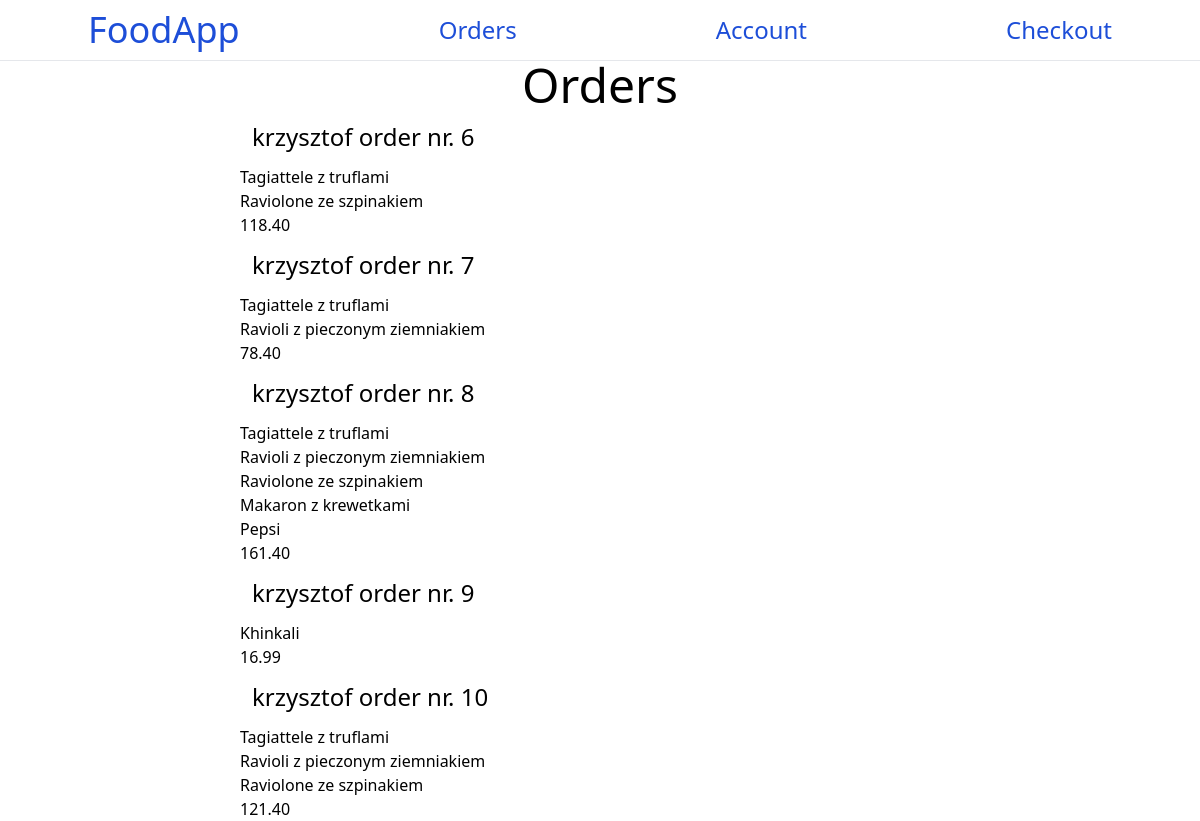
The app's page /orders/ (signed in), older data.
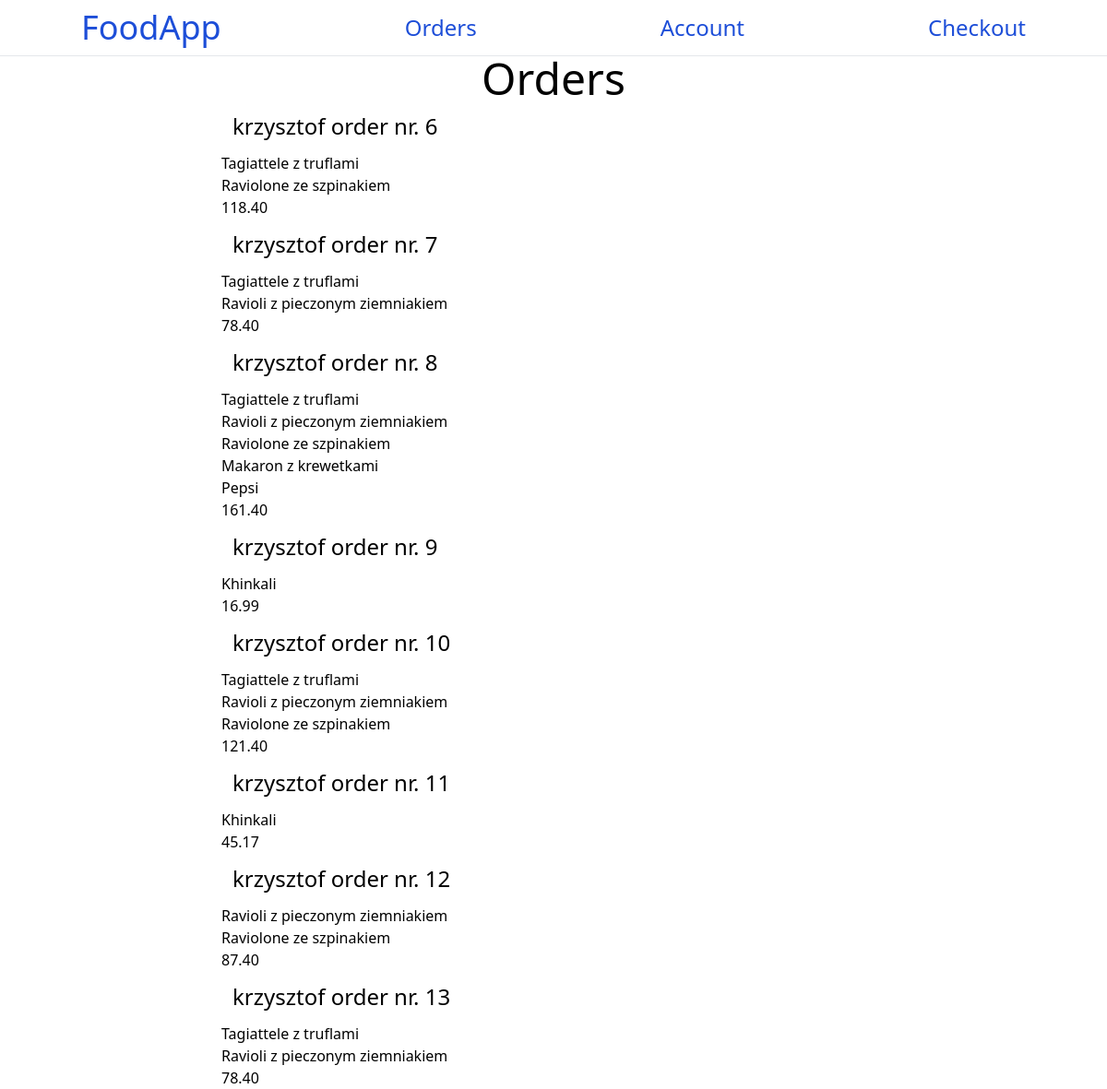
The same page, newer data.
### base/models.py (models this page shows, shortened)
class Order(models.Model):
    user = models.ForeignKey(User,on_delete=models.SET_NULL,null=True)
    combined_price = models.DecimalField(max_digits=10,decimal_places=2,null=True,blank=True)
    delivery_price = models.DecimalField(max_digits=10,decimal_places=2,null=True,blank=True)
    completed = models.BooleanField(null=True)
    def __str__(self):
        return f'{self.user} order nr. {self.id} '

class OrderItem(models.Model):
    items = models.ForeignKey(Item,on_delete=models.SET_NULL,null=True)
    order = models.ForeignKey(Order,on_delete=models.SET_NULL,null=True)
    quanity = models.DecimalField(max_digits=2,decimal_places=0)
    def __str__(self):
        return f"{self.items.name}"

class Item(models.Model):
    place = models.ForeignKey(Restaurant, on_delete=models.SET_NULL, null=True)
    name = models.CharField(max_length=50)
    price = models.DecimalField(max_digits=10,decimal_places=2)
    image = models.ImageField(null=True,blank=True)
    type = models.CharField(
        max_length=32,
        choices=TYPES_OF_ITEMS,
        default='food',
    )

### base/views.py (the view)
# urls.py: path('orders/',views.orders,name='orders'),
@login_required(login_url="login")
def orders(request):
    orders = Order.objects.filter(completed=True)
    order_items = OrderItem.objects.filter(order__completed=True)
    print(order_items)
    context = {
        'orders':orders,
        'order_items':order_items
    }
    return render(request,'base/orders.html',context=context)

### base/templates/base/orders.html
{% extends 'main.html' %}
{% block content %}
<div class="text-5xl text-center">Orders</div>
<div class="grid grid-cols-5">
    <div class="col-span-1"></div>
    <div class="col-span-3">
        {% for order in orders %}
            <h1 class="text-2xl p-3">{{ order }}</h1>
            {% for item in order_items %}
                {% if item.order == order %}
                    <h1>{{ item }}</h1>
                {% endif %}
            {% endfor %}
            <h1>{{ order.combined_price }}</h1>
        {% endfor %}
    </div>
    <div class="col-span-1"></div>
</div>
{% endblock content %}

Row changes from the older to the newer data that the page shows:
now on this page (row edited): Order: user+id "krzysztof order nr. 11", combined_price "45.17"
added OrderItem: items.name "Khinkali", shown under "krzysztof order nr. 11"
added Order: user+id "krzysztof order nr. 12", combined_price "87.40"
added OrderItem: items.name "Ravioli z pieczonym ziemniakiem", shown under "krzysztof order nr. 12"
added OrderItem: items.name "Raviolone ze szpinakiem", shown under "krzysztof order nr. 12"
added Order: user+id "krzysztof order nr. 13", combined_price "78.40"
added OrderItem: items.name "Tagiattele z truflami", shown under "krzysztof order nr. 13"
added OrderItem: items.name "Ravioli z pieczonym ziemniakiem", shown under "krzysztof order nr. 13"
